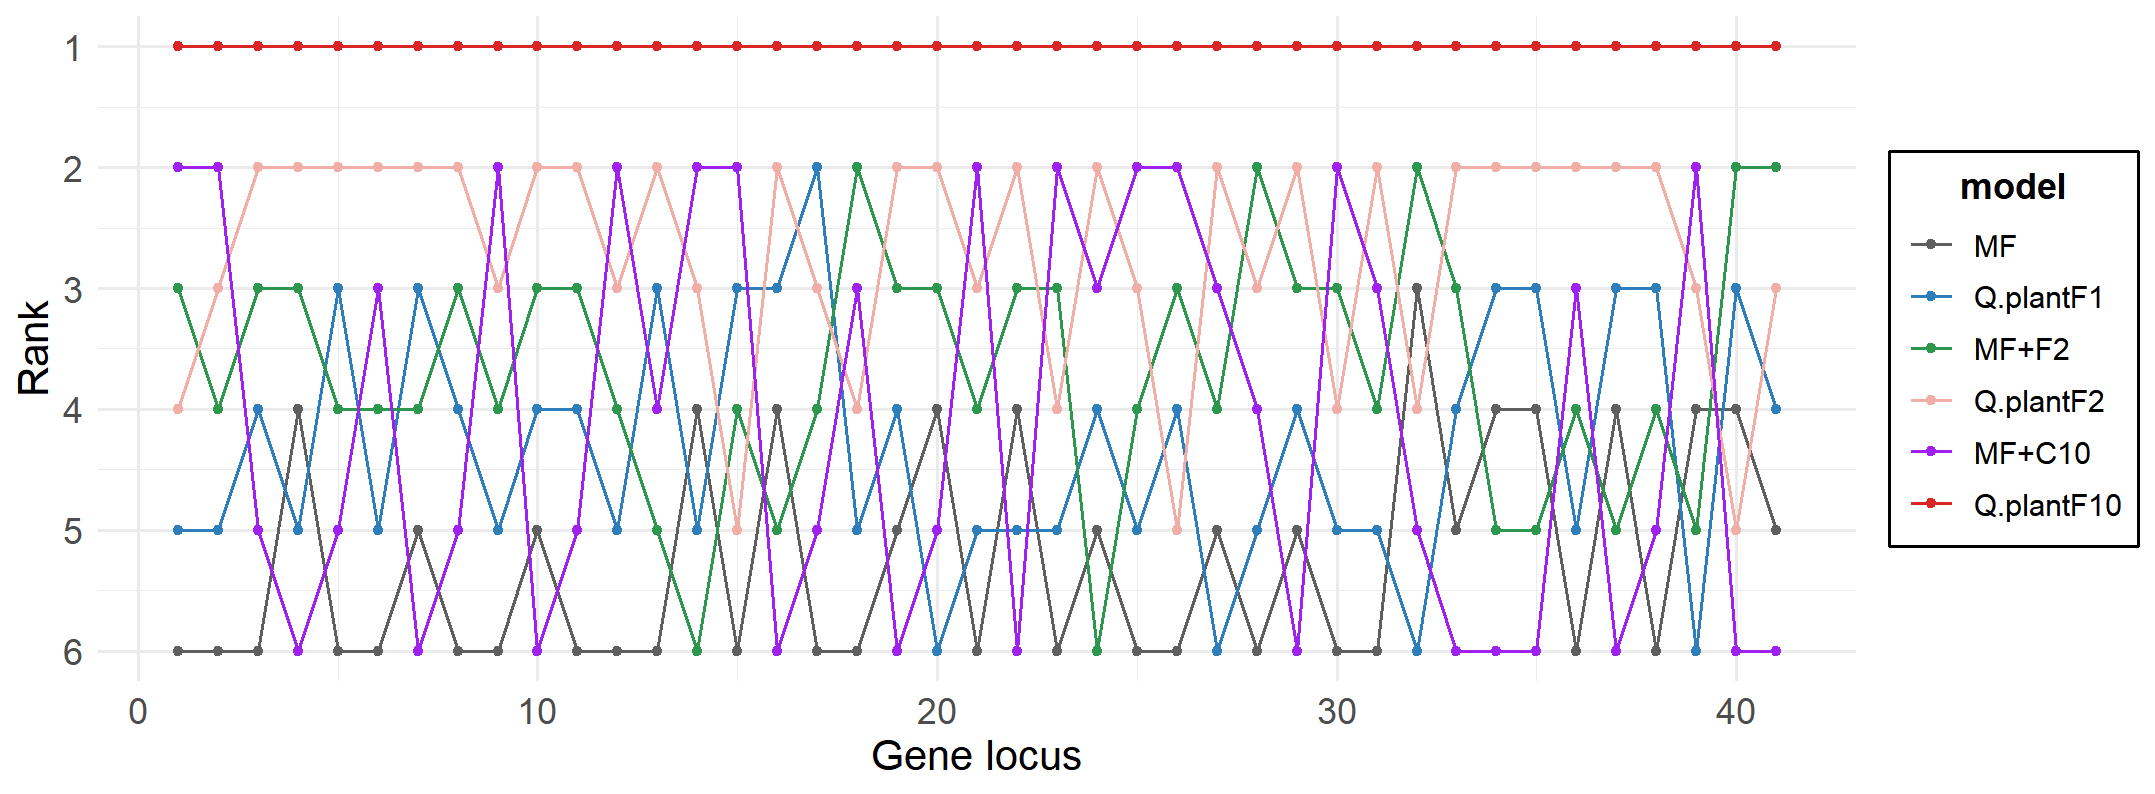

Write the R code that produced this figure.
# Load required libraries
library(tidyverse)

# Define the folder path
folder_path <- "D:/24S2/clade-profile-mixtures/data/result2csv/"

# Get all .csv files in the folder
file_list <- list.files(path = folder_path, pattern = "*.csv", full.names = TRUE)

# Initialize an empty data frame to store the Models and BIC ranks from different files
rank_table <- data.frame(Model = character(), stringsAsFactors = FALSE)

# Loop through each file, read, and process the data
for (file in file_list) {
  # Read the csv file and remove the first column
  data <- read.csv(file, header = TRUE)[, -1]

  # Extract the file name without ".csv" and keep only the leading numbers
  file_name <- gsub(".csv", "", basename(file))
  file_name <- gsub("[^0-9]", "", file_name)

  # Process model names: remove content inside parentheses and strip everything after the first "+"
  data$Model <- gsub("\\(.*?\\)", "", data$Model)  # Remove parentheses and contents
  data$Model <- gsub("\\+.*", "", data$Model)      # Remove everything after the first "+"

  # Rank models based on BIC (smaller BIC gets a better rank)
  data <- data %>%
    arrange(BIC) %>%
    mutate(Rank = row_number())

  # Select Model and Rank columns
  data_to_add <- data %>%
    select(Model, Rank) %>%
    distinct()

  # Rename the Rank column to the file's number
  colnames(data_to_add)[2] <- file_name

  # Merge into the main rank_table, using "Model" as the key
  rank_table <- full_join(rank_table, data_to_add, by = "Model")
}

# Step 1: Replace specific model names
rank_table$Model <- rank_table$Model %>%
  str_replace_all("MF\\.F10", "MF+C10") %>%
  str_replace_all("MF\\.F2", "MF+F2")

# Step 2: Convert to long format, preparing for bump plot
rank_long <- rank_table %>%
  pivot_longer(cols = -Model, names_to = "File", values_to = "Rank") %>%
  mutate(File = as.numeric(File))  # Ensure that File is treated as numeric for plotting

# Step 3: Adjust the order of levels in the legend
rank_long$Model <- factor(rank_long$Model,
                          levels = c("MF", "Q.plantF1", "MF+F2", "Q.plantF2", "MF+C10", "Q.plantF10"))

# Step 4: Create bump plot
ggplot(rank_long, aes(x = File, y = Rank, color = Model, group = Model)) +
  geom_line(size = 0.55) +
  geom_point(size = 1.2) +
  theme_minimal() +
  labs(x = "Gene locus", y = "Rank") +
  theme(
    legend.position = "right",
    legend.title = element_text(face = "bold", size = 12, hjust = 0.5),
    legend.text = element_text(size = 10),
    axis.text.x = element_text(size = 12),
    axis.text.y = element_text(size = 12),
    axis.title.x = element_text(size = 14),
    axis.title.y = element_text(size = 14),
    legend.background = element_rect(colour = "black", fill = "white")
  ) +
  scale_color_manual(values = c("#5f5f5f", "#2e7ebb", "#2e974e", "#F1AEA7", "purple", "#d92523")) +
  scale_y_reverse(breaks = 1:max(rank_long$Rank)) +
  guides(color = guide_legend(title = "model"))
